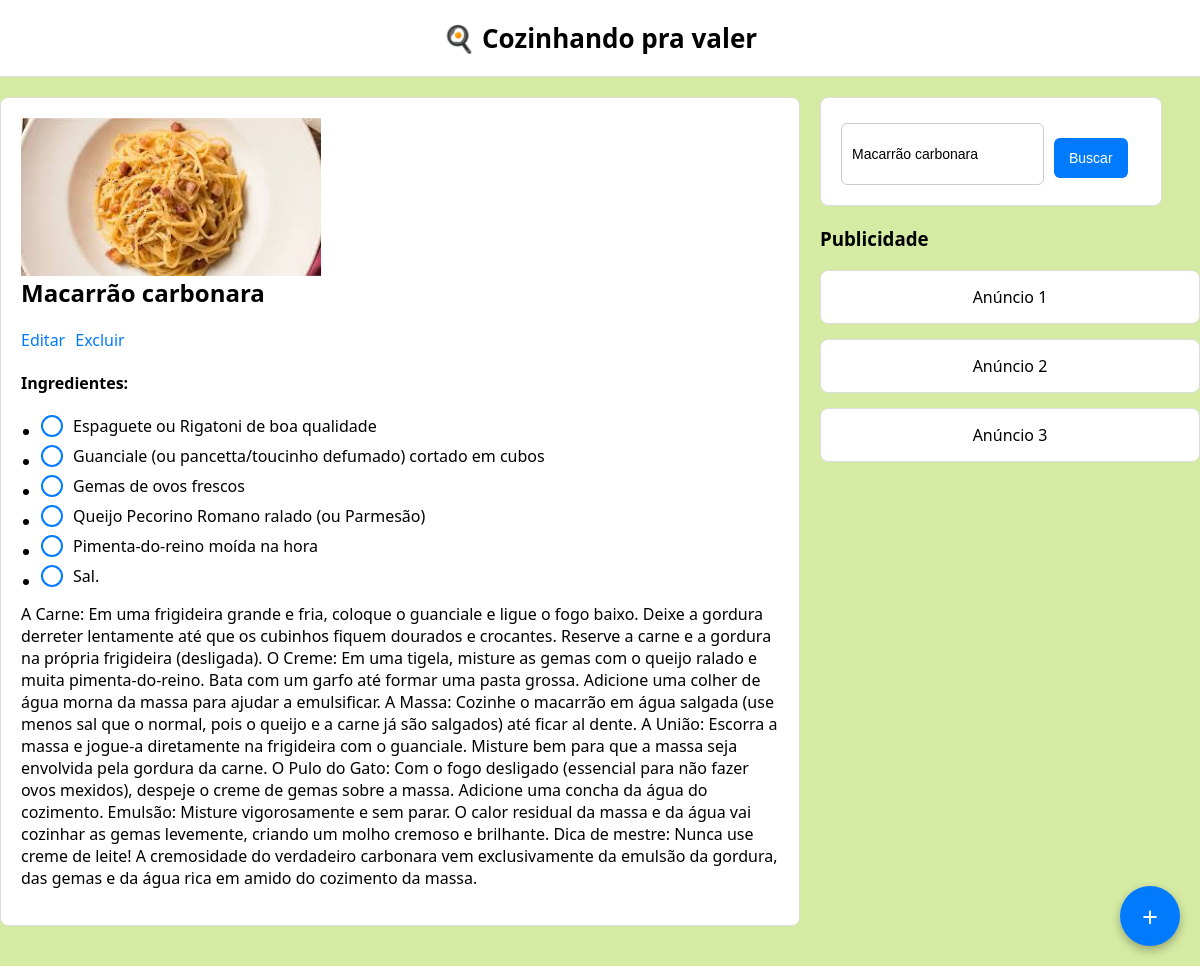
The app's page /index.php?busca=Macarrão carbonara with its own data.
### tables this page shows
CREATE TABLE IF NOT EXISTS `receitas` (
  `id` int NOT NULL AUTO_INCREMENT,
  `titulo` varchar(150) DEFAULT NULL,
  `descricao` text,
  `imagem` varchar(255) DEFAULT NULL,
  `created_at` timestamp NULL DEFAULT CURRENT_TIMESTAMP,
  PRIMARY KEY (`id`)
);

CREATE TABLE IF NOT EXISTS `ingredientes` (
  `ID` int NOT NULL AUTO_INCREMENT,
  `receita_id` int DEFAULT NULL,
  `nome` varchar(150) DEFAULT NULL,
  PRIMARY KEY (`ID`),
  KEY `receita_id` (`receita_id`),
  CONSTRAINT `ingredientes_ibfk_1` FOREIGN KEY (`receita_id`) REFERENCES `receitas` (`id`) ON DELETE CASCADE
);

### exibir.php (the view, shortened to what this page needs)
<?php
require_once "config/database.php";
$busca = trim($_GET['busca'] ?? '');
if(!empty($busca)){
    $sql = ("SELECT * FROM receitas WHERE titulo LIKE ? OR descricao LIKE ? ORDER BY id DESC");
    $stmt = $conn -> prepare($sql);
    $buscaLike = "%$busca%";
    $stmt->bind_param("ss", $buscaLike, $buscaLike);
    $stmt->execute();
    $result = $stmt->get_result();
} else {
$result = $conn->query("SELECT * FROM receitas ORDER BY id DESC");
}
if ($result->num_rows > 0) {
    while ($row = $result->fetch_assoc()) {
        echo "<div class='card'>";
        if (!empty($row['imagem'])) {
        echo "<img src='/blogReceita/uploads/" . $row['imagem'] . "' style='width:300px; display:block;'>";
        }
        echo "<div class='card-content'>";
        echo "<h2>" . htmlspecialchars($row['titulo']) . "</h2>";
        echo "<div class='actions'>";
        echo "<a href='editar.php?id=" . htmlspecialchars($row['id']) . "'>Editar</a>";
        echo "<a href='delete.php?id=" . htmlspecialchars($row['id']) . "' onclick='return confirm(\"Tem certeza que deseja excluir essa receita? Essa ação não pode ser desfeita.\")'>Excluir</a>";
        echo "</div>";
        $stmt_ing = $conn->prepare("SELECT nome FROM ingredientes WHERE receita_id = ?");
        $stmt_ing->bind_param("i", $row['id']);
        $stmt_ing->execute();
        $ingredientes_result = $stmt_ing->get_result();
        if ($ingredientes_result->num_rows > 0) {
            echo "<h4>Ingredientes:</h4>";
            echo "<ul>";
            while ($ing_row = $ingredientes_result->fetch_assoc()) {
                echo "
                <li>
                    <label class='checkbox-item'>
                        <input type='checkbox'>
                        <span class='custom-checkbox'></span>
                        <span>" . htmlspecialchars($ing_row['nome']) . "</span>
                    </label>
                </li>
                ";
            }
            echo "</ul>";
        }
        echo "<p>" . htmlspecialchars($row['descricao']) . "</p>";
        echo "</div>";
        echo "</div>";
    }
}
?>

### assets/style.css (style rules this page uses)
body { font-family: 'Segoe UI', Arial, sans-serif; margin: 0; background: #d5eba3; }
.card { background: white; padding: 20px; margin-bottom: 20px; border-radius: 8px; border: 1px solid #ddd; }
.card h2 { margin-top: 0; }
.actions { margin-bottom: 10px; }
.actions a { text-decoration: none; color: #007BFF; margin-right: 10px; }
.card ul { padding-left: 20px; }
.checkbox-item { display: flex; align-items: center; margin-bottom: 8px; cursor: pointer; width: fit-content; }
.custom-checkbox { width: 18px; height: 18px; border: 2px solid #007BFF; border-radius: 50%; margin-right: 10px; position: relative; }

### records on screen
receitas: imagem (picture), titulo "Macarrão carbonara", descricao "A Carne: Em uma frigideira grande e fria, coloque o guanciale e ligue o fogo baixo. Deixe a gordura derreter lentamente até que os cubinhos fiquem dourados e crocantes. Reserve a carne e a gordura na própria frigideira (desligada). O Creme: Em uma tigela, misture as gemas com o queijo ralado e muita pimenta-do-reino. Bata com um garfo até formar uma pasta grossa. Adicione uma colher de água morna da massa para ajudar a emulsificar. A Massa: Cozinhe o macarrão em água salgada (use menos sal que o normal, pois o queijo e a carne já são salgados) até ficar al dente. A União: Escorra a massa e jogue-a diretamente na frigideira com o guanciale. Misture bem para que a massa seja envolvida pela…"
ingredientes: nome "Espaguete ou Rigatoni de boa qualidade"
ingredientes: nome "Guanciale (ou pancetta/toucinho defumado) cortado em cubos"
ingredientes: nome "Gemas de ovos frescos"
ingredientes: nome "Queijo Pecorino Romano ralado (ou Parmesão)"
ingredientes: nome "Pimenta-do-reino moída na hora"
ingredientes: nome "Sal."
